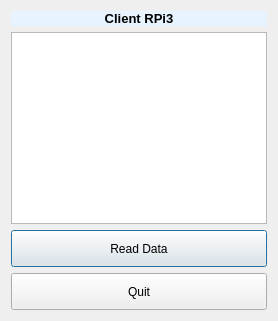
<?xml version="1.0" encoding="UTF-8"?>
<ui version="4.0">
 <class>resultWindow</class>
 <widget class="QDialog" name="resultWindow">
  <property name="geometry">
   <rect>
    <x>0</x>
    <y>0</y>
    <width>278</width>
    <height>321</height>
   </rect>
  </property>
  <property name="windowTitle">
   <string>Dialog</string>
  </property>
  <property name="layoutDirection">
   <enum>Qt::LeftToRight</enum>
  </property>
  <property name="autoFillBackground">
   <bool>false</bool>
  </property>
  <property name="styleSheet">
   <string notr="true">QDialog{background-image: url(:/newPrefix/mountains.jpg);}</string>
  </property>
  <property name="locale">
   <locale language="English" country="UnitedStates"/>
  </property>
  <layout class="QGridLayout" name="gridLayout">
   <item row="0" column="0">
    <layout class="QVBoxLayout" name="verticalLayout_3">
     <item>
      <layout class="QVBoxLayout" name="verticalLayout">
       <item>
        <widget class="QLabel" name="heading">
         <property name="sizePolicy">
          <sizepolicy hsizetype="Minimum" vsizetype="Minimum">
           <horstretch>0</horstretch>
           <verstretch>0</verstretch>
          </sizepolicy>
         </property>
         <property name="font">
          <font>
           <family>Arial</family>
           <pointsize>10</pointsize>
           <weight>75</weight>
           <bold>true</bold>
           <underline>false</underline>
           <strikeout>false</strikeout>
          </font>
         </property>
         <property name="layoutDirection">
          <enum>Qt::LeftToRight</enum>
         </property>
         <property name="autoFillBackground">
          <bool>false</bool>
         </property>
         <property name="styleSheet">
          <string notr="true">QLabel{
background-color: rgb(231, 243, 255);
}</string>
         </property>
         <property name="text">
          <string>Client RPi3</string>
         </property>
         <property name="textFormat">
          <enum>Qt::PlainText</enum>
         </property>
         <property name="scaledContents">
          <bool>false</bool>
         </property>
         <property name="alignment">
          <set>Qt::AlignCenter</set>
         </property>
        </widget>
       </item>
       <item>
        <layout class="QVBoxLayout" name="verticalLayout_2"/>
       </item>
       <item>
        <widget class="QTextEdit" name="textEditObj">
         <property name="sizePolicy">
          <sizepolicy hsizetype="Minimum" vsizetype="Fixed">
           <horstretch>0</horstretch>
           <verstretch>0</verstretch>
          </sizepolicy>
         </property>
         <property name="layoutDirection">
          <enum>Qt::LeftToRight</enum>
         </property>
         <property name="locale">
          <locale language="English" country="UnitedStates"/>
         </property>
        </widget>
       </item>
      </layout>
     </item>
     <item>
      <layout class="QHBoxLayout" name="horizontalLayout_2">
       <property name="spacing">
        <number>2</number>
       </property>
       <item>
        <widget class="QPushButton" name="readDataObj">
         <property name="sizePolicy">
          <sizepolicy hsizetype="Minimum" vsizetype="Minimum">
           <horstretch>0</horstretch>
           <verstretch>0</verstretch>
          </sizepolicy>
         </property>
         <property name="text">
          <string>Read Data</string>
         </property>
        </widget>
       </item>
      </layout>
     </item>
     <item>
      <layout class="QHBoxLayout" name="horizontalLayout">
       <property name="spacing">
        <number>2</number>
       </property>
       <item>
        <widget class="QPushButton" name="quitObj">
         <property name="sizePolicy">
          <sizepolicy hsizetype="Minimum" vsizetype="Minimum">
           <horstretch>0</horstretch>
           <verstretch>0</verstretch>
          </sizepolicy>
         </property>
         <property name="text">
          <string>Quit</string>
         </property>
        </widget>
       </item>
      </layout>
     </item>
    </layout>
   </item>
  </layout>
 </widget>
 <resources>
  <include location="image.qrc"/>
 </resources>
 <connections>
  <connection>
   <sender>quitObj</sender>
   <signal>clicked()</signal>
   <receiver>resultWindow</receiver>
   <slot>close()</slot>
   <hints>
    <hint type="sourcelabel">
     <x>302</x>
     <y>333</y>
    </hint>
    <hint type="destinationlabel">
     <x>330</x>
     <y>0</y>
    </hint>
   </hints>
  </connection>
 </connections>
</ui>
